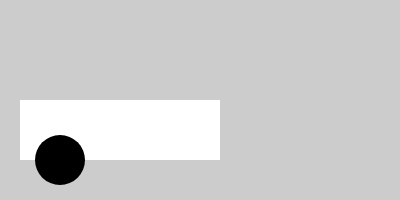
Frame 1 (no input)
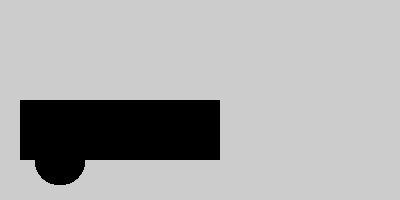
Frame 60 (no input)
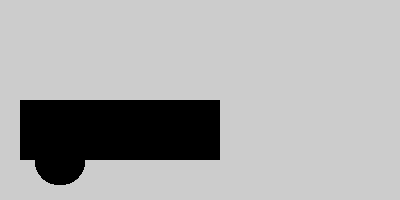
Frame 120 (the mouse pressed at the canvas centre since frame 60)

The p5.js sketch that drew these frames (run headless with seeded random() and noise() and a simulated clock; from frame 60 on, the mouse is pressed at the canvas centre):

// p5.js sketch
// ── sketch.js
// Example by Tegan Bristow 2015
// Finish Drawing the Car
// Then we will make a car function of our own
var carW = 200;
var carH = 60;
var carX = 20;
var carY = 100;

function setup() {
  createCanvas(400, 200);
  background(204);
  noStroke();
}

function draw() {
  //body
  rect(carX,carY, carW, carH);
  //wheels
  fill(0);
  ellipse(carX + carW*0.2, carY+carH, carW/4, carW/4);

}
